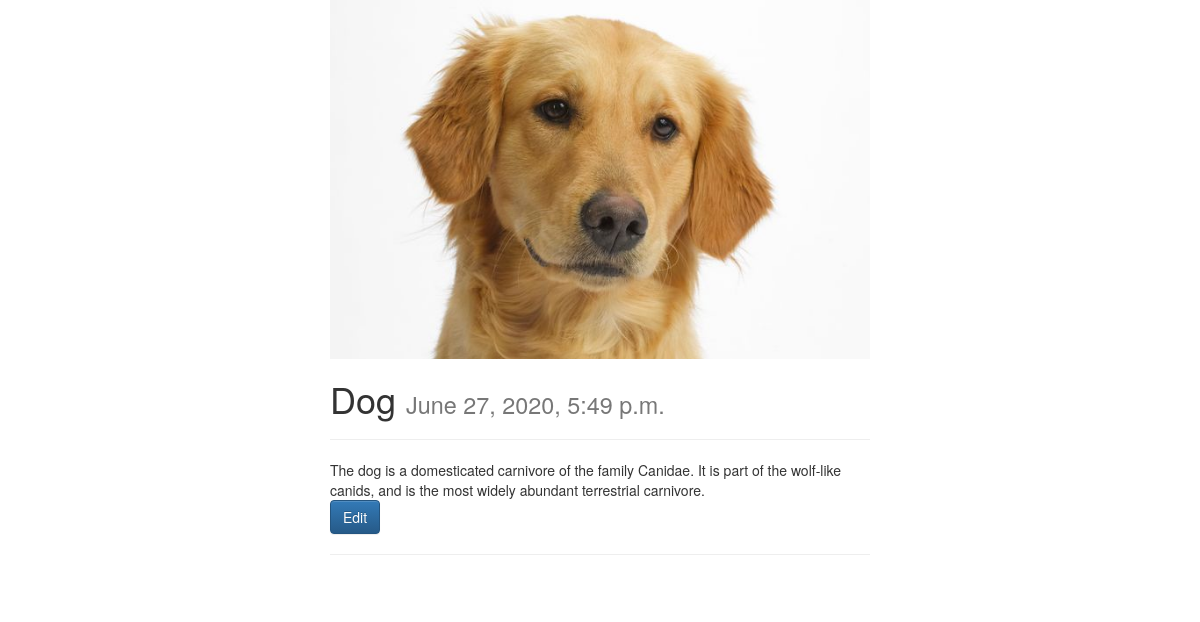
/17, run on the app's committed database.
### posts/models.py (models this page shows, shortened)
class Post(models.Model):
    user = models.ForeignKey(settings.AUTH_USER_MODEL, default=1, on_delete = models.PROTECT)
    title = models.CharField(max_length=120)
    image = models.ImageField(upload_to=upload_location, null=True, blank=True, width_field="width_field", height_field="height_field")
    height_field = models.IntegerField(default=0)
    width_field = models.IntegerField(default=0)
    content = models.TextField()
    updated = models.DateTimeField(auto_now=True, auto_now_add=False)
    timestamp = models.DateTimeField(auto_now=False, auto_now_add=True)

### posts/views.py (the view)
# urls.py: path('<id>', views.post_detail, name='detail'),
def post_detail(request, id): #retrieve
	instance = get_object_or_404(Post, id=id)
	context = {
		"title": instance.title,
		"instance": instance,
	}
	return render(request, "post_detail.html", context)

### posts/templates/post_detail.html (shortened to what this page needs)
{% extends "base.html" %}
{% block content %}
<div class='col-sm-6 col-sm-offset-3'>
	{% if instance.image %}
    <img src='{{ instance.image.url }}' class='img-responsive' />
    {% endif %}
	<h1>{{ title }} <small>{{ instance.timestamp }}</small></h1>
	<p><div class="fb-like" data-href="{{ request.build_absolute_uri }}" data-layout="button_count" data-action="like" data-show-faces="true" data-share="true"></div><hr/>
	</p>
	<div class='row'>
		<div class='col-sm-12'>
			<div class='content-markdown'>{{ instance.content }}</div>
			<p><a href="{{ obj.post }}" class="btn btn-primary" role="button">Edit</a></p>
			<hr/>
			<br/>
		</div>
	</div>
</div>
{% endblock content %}

### data on the page
Post: image (picture), title "Dog", timestamp "June 27, 2020, 5:49 p.m.", content "The dog is a domesticated carnivore of the family Canidae. It is part of the wolf-like canids, and is the most widely abundant terrestrial carnivore."
